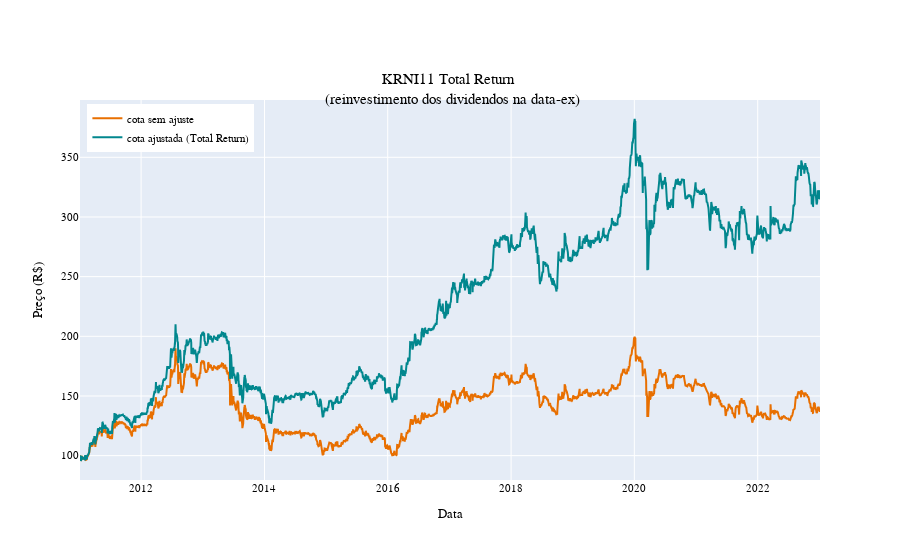

Here is the notebook cell this chart was saved with:
### Code cell
fig = go.Figure()
fig.add_trace(
    go.Scatter(
        x=tr["datneg"],
        y=tr["preult"],
        mode="lines",
        name="cota sem ajuste",
        line=dict(color="#e86f00"),
    )
)
fig.add_trace(
    go.Scatter(
        x=tr["datneg"],
        y=tr["preult_tr"],
        mode="lines",
        name="cota ajustada (Total Return)",
        line=dict(color="#02878e"),
    )
)
fig.update_layout(
    font=dict(family="Fira Code", size=11, color="black"),
    title="KRNI11 Total Return <br> (reinvestimento dos dividendos na data-ex)",
    title_x=0.5,
    title_y=0.85,
    xaxis_title="Data",
    yaxis_title="Preço (R$)",
    legend=dict(yanchor="top", y=0.99, xanchor="left", x=0.01),
)
fig.show()

### Figure 1 — Plotly figure (JSON) as saved in the notebook; plotly's stock layout.template omitted (floating-point values rounded to 4 significant figures; data arrays with more than 128 entries replaced by an {"elided": "..."} marker saying what was removed)
{"data": [{"line": {"color": "#e86f00"}, "mode": "lines", "name": "cota sem ajuste", "type": "scatter", "x": {"elided": "2972 str values"}, "y": {"elided": "2972 float values"}}, {"line": {"color": "#02878e"}, "mode": "lines", "name": "cota ajustada (Total Return)", "type": "scatter", "x": {"elided": "2972 str values"}, "y": {"elided": "2972 float values"}}], "layout": {"font": {"color": "black", "family": "Fira Code", "size": 11}, "legend": {"x": 0.01, "xanchor": "left", "y": 0.99, "yanchor": "top"}, "title": {"text": "KRNI11 Total Return <br> (reinvestimento dos dividendos na data-ex)", "x": 0.5, "y": 0.85}, "xaxis": {"title": {"text": "Data"}}, "yaxis": {"title": {"text": "Preço (R$)"}}}}
